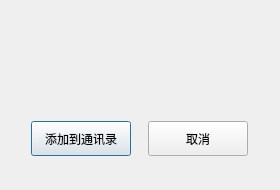
<?xml version="1.0" encoding="UTF-8"?>
<ui version="4.0">
 <class>FindSuccessDlg</class>
 <widget class="QDialog" name="FindSuccessDlg">
  <property name="geometry">
   <rect>
    <x>0</x>
    <y>0</y>
    <width>280</width>
    <height>190</height>
   </rect>
  </property>
  <property name="minimumSize">
   <size>
    <width>280</width>
    <height>190</height>
   </size>
  </property>
  <property name="maximumSize">
   <size>
    <width>280</width>
    <height>190</height>
   </size>
  </property>
  <property name="windowTitle">
   <string>Dialog</string>
  </property>
  <layout class="QVBoxLayout" name="verticalLayout">
   <item>
    <widget class="QWidget" name="widget_2" native="true">
     <layout class="QHBoxLayout" name="horizontalLayout">
      <item>
       <widget class="QLabel" name="head_lb">
        <property name="minimumSize">
         <size>
          <width>50</width>
          <height>50</height>
         </size>
        </property>
        <property name="maximumSize">
         <size>
          <width>50</width>
          <height>50</height>
         </size>
        </property>
        <property name="text">
         <string/>
        </property>
       </widget>
      </item>
      <item>
       <widget class="QLabel" name="name_lb">
        <property name="text">
         <string/>
        </property>
       </widget>
      </item>
      <item>
       <spacer name="horizontalSpacer">
        <property name="orientation">
         <enum>Qt::Horizontal</enum>
        </property>
        <property name="sizeHint" stdset="0">
         <size>
          <width>169</width>
          <height>20</height>
         </size>
        </property>
       </spacer>
      </item>
     </layout>
    </widget>
   </item>
   <item>
    <widget class="QWidget" name="widget" native="true">
     <layout class="QHBoxLayout" name="horizontalLayout_2">
      <item>
       <widget class="ClickedBtn" name="add_friend_btn">
        <property name="minimumSize">
         <size>
          <width>100</width>
          <height>35</height>
         </size>
        </property>
        <property name="maximumSize">
         <size>
          <width>100</width>
          <height>35</height>
         </size>
        </property>
        <property name="text">
         <string>添加到通讯录</string>
        </property>
       </widget>
      </item>
      <item>
       <widget class="ClickedBtn" name="cancel_friend_btn">
        <property name="minimumSize">
         <size>
          <width>100</width>
          <height>35</height>
         </size>
        </property>
        <property name="maximumSize">
         <size>
          <width>100</width>
          <height>35</height>
         </size>
        </property>
        <property name="text">
         <string>取消</string>
        </property>
       </widget>
      </item>
     </layout>
    </widget>
   </item>
  </layout>
 </widget>
 <customwidgets>
  <customwidget>
   <class>ClickedBtn</class>
   <extends>QPushButton</extends>
   <header location="global">clickedbtn.h</header>
  </customwidget>
 </customwidgets>
 <resources/>
 <connections/>
</ui>
